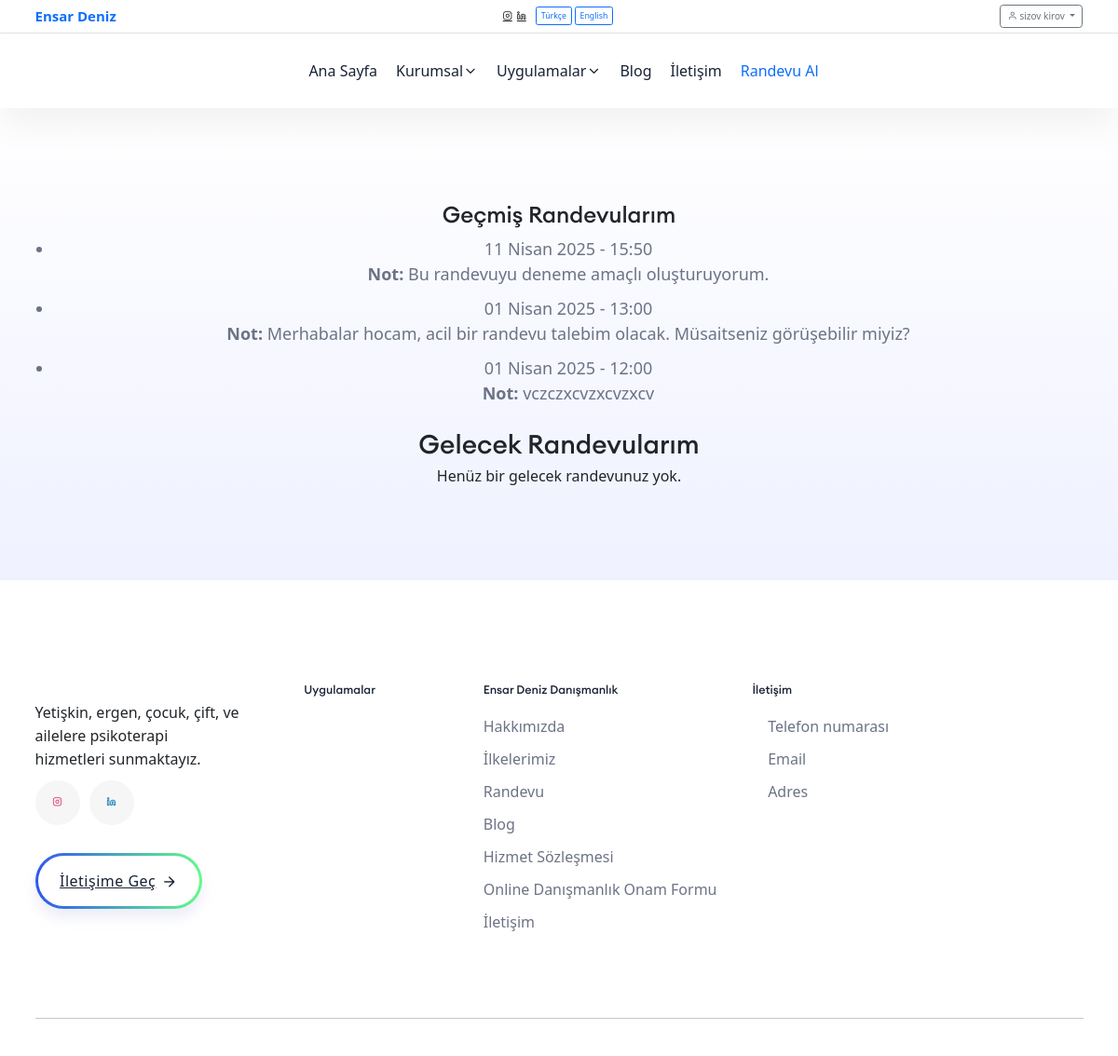
The page /kullanici/profil/ (signed in) on the database as committed earlier.
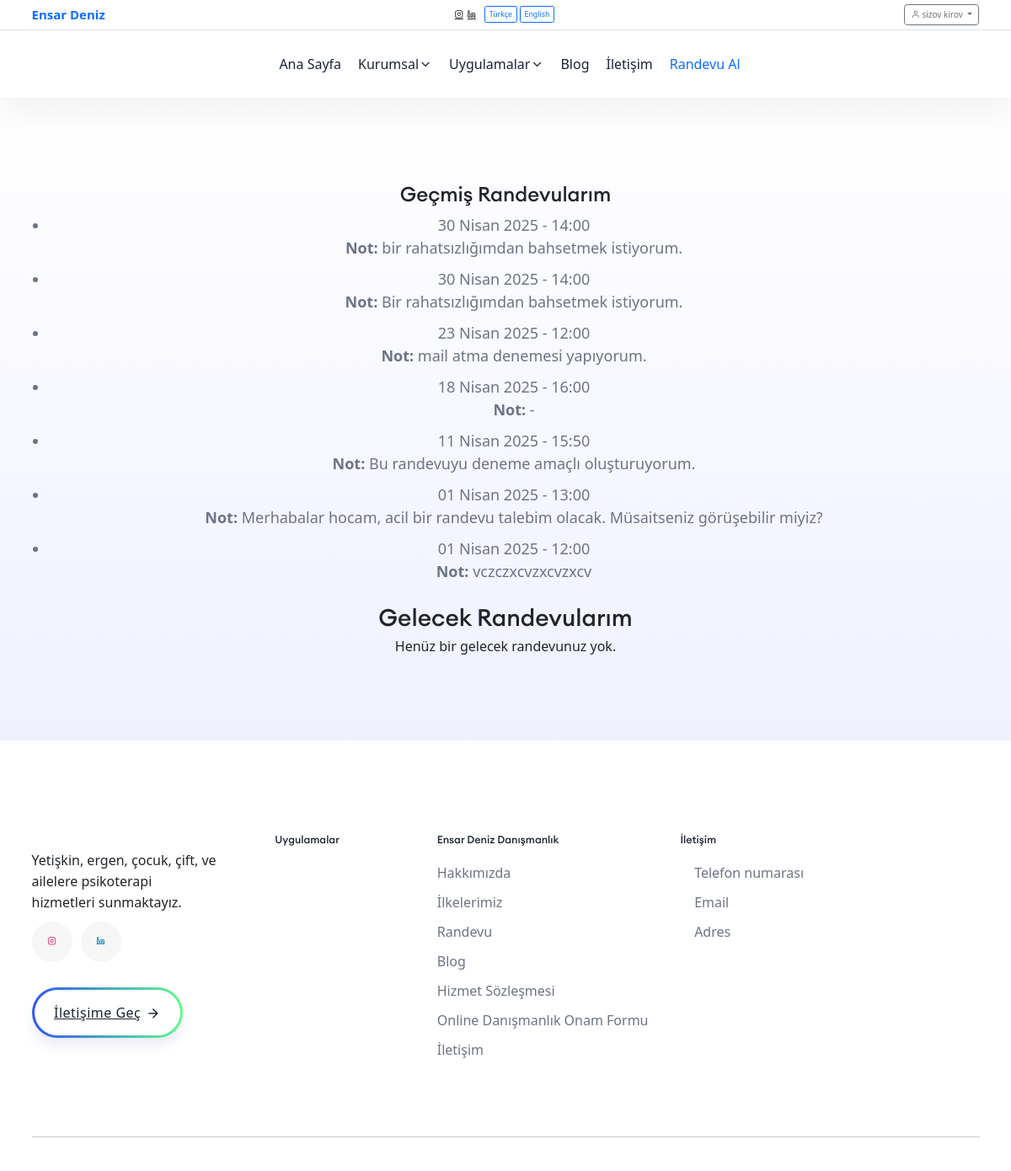
The same page on the database as committed later.
### users/models.py (models this page shows, shortened)
class CustomUser(AbstractBaseUser, PermissionsMixin):
    email = models.EmailField(_('email address'), unique=True)
    name = models.CharField(max_length=150)
    is_active = models.BooleanField(default=True)
    is_staff = models.BooleanField(default=False)
    created = models.DateTimeField(auto_now_add=True)
    updated = models.DateTimeField(auto_now=True)
    objects = CustomAccountManager()
    USERNAME_FIELD = 'email'
    REQUIRED_FIELDS = ['name']
    class Meta:
        verbose_name = "User"
        verbose_name_plural = "users"

class Appointment(models.Model):
    client = models.ForeignKey(CustomUser, on_delete=models.CASCADE, related_name="appointments")
    date = models.DateField()
    time = models.TimeField()
    notes = models.TextField(blank=True, null=True)
    created_at = models.DateTimeField(auto_now_add=True)
    is_paid = models.BooleanField(default=False)
    my_notes = models.TextField(blank=True, null=True)

### users/views.py (the view)
# urls.py: path('profil/', views.user_profile, name='profile'),
@login_required
def user_profile(request):
    user = request.user
    now = datetime.now()
    past_appointments = Appointment.objects.filter(client=user, date__lt=now.date()).order_by('-date', '-time')
    future_appointments = Appointment.objects.filter(client=user, date__gte=datetime.now().date()).order_by('date', 'time')
    return render(request, 'users/profil.html', {
        'past_appointments': past_appointments,
        'future_appointments': future_appointments
    })

### templates/users/profil.html (shortened to what this page needs)
<!DOCTYPE html>
{% load static %}
{% load i18n %}
<html lang="en">
<head>
    <link rel="stylesheet" href="{% static 'css/vendor/bootstrap.min.css' %}">
    <link rel="stylesheet" href="{% static 'css/vendor/slick.css' %}">
    <link rel="stylesheet" href="{% static 'css/vendor/slick-theme.css' %}">
    <link rel="stylesheet" href="{% static 'css/plugins/sal.css' %}">
    <link rel="stylesheet" href="{% static 'css/plugins/feather.css' %}">
    <link rel="stylesheet" href="{% static 'css/plugins/fontawesome.min.css' %}">
    <link rel="stylesheet" href="{% static 'css/plugins/euclid-circulara.css' %}">
    <link rel="stylesheet" href="{% static 'css/plugins/swiper.css' %}">
    <link rel="stylesheet" href="{% static 'css/plugins/magnify.css' %}">
    <link rel="stylesheet" href="{% static 'css/plugins/odometer.css' %}">
    <link rel="stylesheet" href="{% static 'css/plugins/animation.css' %}">
    <link rel="stylesheet" href="{% static 'css/plugins/bootstrap-select.min.css' %}">
    <link rel="stylesheet" href="{% static 'css/plugins/jquery-ui.css' %}">
    <link rel="stylesheet" href="{% static 'css/plugins/magnigy-popup.min.css' %}">
    <link rel="stylesheet" href="{% static 'css/style.css' %}">
    <link rel="stylesheet" href="https://cdn.jsdelivr.net/npm/bootstrap@5.3.0/dist/css/bootstrap.min.css">
    <link rel="stylesheet"
        href="https://cdnjs.cloudflare.com/ajax/libs/bootstrap-datepicker/1.9.0/css/bootstrap-datepicker.min.css">
    <link rel="stylesheet"
        href="https://cdnjs.cloudflare.com/ajax/libs/bootstrap-timepicker/0.5.2/css/bootstrap-timepicker.min.css">
    <link rel="stylesheet" href="https://cdn.jsdelivr.net/npm/flatpickr/dist/flatpickr.min.css">
</head>
<body>
        <div id="app">
            <header class="rbt-header rbt-header-9">
                {% include '../header.html' %}
                {% include '../navbar.html' %}
            </header>
        <div class="rbt-breadcrumb-default ptb--100 ptb_md--50 ptb_sm--30 bg-gradient-1">
            <div class="container">
                <div class="row">
                    <div class="col-lg-12">
                        <div class="breadcrumb-inner text-center">
                            <h3>Geçmiş Randevularım</h3>
                            {% if past_appointments %}
                            <ul>
                                {% for appointment in past_appointments %}
                                <li>
                                    {{ appointment.date }} - {{ appointment.time }} <br>
                                    <strong>Not:</strong> {{ appointment.notes|default:"-" }}
                                </li>
                                {% endfor %}
                            </ul>
                            {% else %}
                            <p>Henüz geçmiş randevunuz bulunmamaktadır.</p>
                            {% endif %}
                            <br>
                            <h2>Gelecek Randevularım</h2>
                            {% if future_appointments %}
                            <ul>
                                {% for appointment in future_appointments %}
                                <li>{{ appointment.date }} - {{ appointment.time }} - {{ appointment.notes }}</li>
                                {% endfor %}
                            </ul>
                            {% else %}
                            <p>Henüz bir gelecek randevunuz yok.</p>
                            {% endif %}
                        </div>
                    </div>
                </div>
            </div>
        </div>
        <div class="mt-5">
            {% include '../footer.html' %}
        </div>
    </div>
</body>
</html>

### templates/header.html (shortened to what this page needs)
{% load i18n %}
<header class="rbt-header rbt-header-9 border-bottom py-2">
    <div class="container">
        <div class="d-flex justify-content-between align-items-center flex-wrap">
            <div class="d-flex align-items-center mb-2 mb-md-0">
                <a href="{% url 'core:home' %}" class="navbar-brand fw-bold fs-4 text-primary">
                    Ensar Deniz
                </a>
            </div>
            <div class="d-flex align-items-center gap-3 mb-2 mb-md-0">
                <div class="d-flex gap-2">
                    <a href="https://www.instagram.com/psikologensardeniz" target="_blank" class="text-dark">
                        <i class="feather-instagram"></i>
                    </a>
                    <a href="https://www.linkedin.com/in/ensar-deniz-b9ba79211?utm_source=share&utm_campaign=share_via&utm_content=profile&utm_medium=android_app" target="_blank" class="text-dark">
                        <i class="feather-linkedin"></i>
                    </a>
                </div>
                <form action="{% url 'set_language' %}" method="post" class="d-flex gap-1">
                    <button type="submit" name="language" value="tr"
                        class="btn btn-sm {% if LANGUAGE_CODE == 'tr' %}btn-primary{% else %}btn-outline-primary{% endif %}">
                        Türkçe
                    </button>
                    <button type="submit" name="language" value="en"
                        class="btn btn-sm {% if LANGUAGE_CODE == 'en' %}btn-primary{% else %}btn-outline-primary{% endif %}">
                        English
                    </button>
                </form>
            </div>
            <div class="d-flex align-items-center gap-3">
                {% if user.is_authenticated %}
                    <div class="dropdown">
                        <a class="btn btn-outline-secondary dropdown-toggle" href="#" role="button" data-bs-toggle="dropdown" aria-expanded="false">
                            <i class="feather-user"></i> {{ user.name }}
                        </a>
                    </div>
                {% else %}
                    <a href="{% url 'users:login' %}" class="btn btn-outline-primary">
                        <i class="feather-user"></i> {% trans "Giriş Yap" %}
                    </a>
                {% endif %}
            </div>
        </div>
    </div>
</header>

### templates/navbar.html (shortened to what this page needs)
{% load i18n %}
<div class="rbt-header-wrapper  header-not-transparent header-sticky">
    <div class="container">
        <div class="mainbar-row rbt-navigation-end align-items-center">
            <div class="header-left rbt-header-content">
                <div class="header-info">
                </div>
            </div>
            <div class="rbt-main-navigation d-none d-xl-block">
                <nav class="mainmenu-nav">
                    <ul class="mainmenu">
                        <li class="with-megamenu has-menu-child-item position-static">
                            <a href="{% url 'core:home' %}" title="Ana Sayfa">{% trans "Ana Sayfa" %}</a>
                        </li>
                        <li class="has-dropdown has-menu-child-item">
                            <a href="#" title="Kurumsal">{% trans "Kurumsal" %}
                                <i class="feather-chevron-down"></i>
                            </a>
                        </li>
                        <li class="has-dropdown has-menu-child-item">
                            <a href="{% url 'core:home' %}#uygulamalar" title="Uygulamalar">{% trans "Uygulamalar" %}
                                <i class="feather-chevron-down"></i>
                            </a>
                        </li>
                        <li class="with-megamenu has-menu-child-item position-static">
                            <a href="{% url 'core:blog' %}" title="{% trans 'Blog' %}">{% trans "Blog" %}</a>
                        </li>
                        <li class="with-megamenu has-menu-child-item position-static">
                            <a href="{% url 'core:iletisim' %}" title="{% trans 'İletişim' %}">{% trans "İletişim" %}</a>
                        </li>
                        <li class="with-megamenu has-menu-child-item position-static">
                            <a href="{% url 'users:randevu_olustur' %}" class="text-primary" title="{% trans 'Randevu Al' %}">{% trans "Randevu Al" %}</a>
                        </li>
                    </ul>
                </nav>
            </div>
        </div>
    </div>
</div>

### templates/mobile-section.html (shortened to what this page needs)
{% load i18n %}
{% load static %}

### templates/footer.html (shortened to what this page needs)
{% load i18n %}
<footer class="rbt-footer footer-style-1 bg-color-white overflow-hidden">
    <div class="footer-top">
        <div class="container">
            <div class="row g-5">
                <div class="col-lg-3 col-md-6 col-sm-6 col-12">
                    <div class="footer-widget">
                        <p class="description mt--20">{% blocktrans %}Yetişkin, ergen, çocuk, çift, ve ailelere psikoterapi hizmetleri sunmaktayız.{% endblocktrans %}
                        </p>
                        <ul class="social-icon social-default justify-content-start">
                            <li>
                                <a href="https://www.instagram.com/psikologensardeniz" target="_blank"
                                    title="Instagram Adresim">
                                    <i class="feather-instagram"></i>
                                </a>
                            </li>
                            <li>
                                <a href="https://www.linkedin.com/in/ensar-deniz-b9ba79211?utm_source=share&utm_campaign=share_via&utm_content=profile&utm_medium=android_app" target="_blank"
                                    title="LinkedIn Adresim">
                                    <i class="feather-linkedin"></i>
                                </a>
                            </li>
                        </ul>
                        <div class="contact-btn mt--30">
                            <a class="rbt-btn hover-icon-reverse btn-border-gradient radius-round" href="{% url 'core:iletisim' %}"
                                title="İletişim">
                                <div class="icon-reverse-wrapper">
                                    <span class="btn-text">{% trans "İletişime Geç" %}</span>
                                    <span class="btn-icon"><i class="feather-arrow-right"></i></span>
                                </div>
                            </a>
                        </div>
                    </div>
                </div>
                <div class="col-lg-2 col-md-6 col-sm-6 col-12">
                    <div class="footer-widget">
                        <h5 class="ft-title">{% trans "Uygulamalar" %}</h5>
                    </div>
                </div>
                <div class="col-lg-3 col-md-6 col-sm-6 col-12">
                    <div class="footer-widget">
                        <h5 class="ft-title">Ensar Deniz Danışmanlık</h5>
                        <ul class="ft-link">
                            <li>
                                <a href="{% url 'core:hakkimizda' %}" title="Hakkımızda">{% trans "Hakkımızda" %}</a>
                            </li>
                            <li>
                                <a href="{% url 'core:ilkelerimiz' %}" title="İlkelerimiz">{% trans "İlkelerimiz" %}</a>
                            </li>
                            <li>
                                <a href="{% url 'users:randevu_olustur' %}" title="Randevu">{% trans "Randevu" %}</a>
                            </li>
                            <li>
                                <a href="{% url 'core:blog' %}" title="Blog">{% trans "Blog" %}</a>
                            </li>
                            <li><a href="/static/hizmet-sozlesmesi.pdf" title="Hizmet Sözleşmesi" target="_blank">{% trans "Hizmet Sözleşmesi" %}</a></li>
                            <li><a href="/static/online-danismanlik-onam-formu.pdf" title="Online Danışmanlık Onam Formu"
                                    target="_blank">{% trans "Online Danışmanlık Onam Formu" %}</a></li>
                            <li>
                                <a href="{% url 'core:iletisim' %}" title="İletişim">{% trans "İletişim" %}</a>
                            </li>
                        </ul>
                    </div>
                </div>
                <div class="col-lg-4 col-md-6 col-sm-6 col-12">
                    <div class="footer-widget">
                        <h5 class="ft-title">{% trans "İletişim" %}</h5>
                        <ul class="ft-link">
                            <li><span><i class="fa fa-phone"></i></span> <a href="tel:0850 308 21 53"
                                    title="Telefon Numaramız">Telefon numarası</a></li>
                            <li><span><i class="fa fa-envelope"></i></span> <a
                                    href="mailto:info@psikosaglikdanismanlik.co"
                                    title="Email Adresimiz">Email</a></li>
                            <li><a title="Adresimiz"><span><i class="fa fa-map"></i></span>
                                    Adres</a></li>
                        </ul>
                    </div>
                </div>
            </div>
        </div>
    </div>
    <div class="rbt-separator-mid">
        <div class="container">
            <hr class="rbt-separator m-0">
        </div>
    </div>
    <div class="copyright-area copyright-style-1 ptb--20">
    </div>
</footer>

Rows that differ between the two databases and show on the page:
added Appointment: date "30 Nisan 2025", time "14:00", notes "bir rahatsızlığımdan bahsetmek istiyorum."
added Appointment: date "30 Nisan 2025", time "14:00", notes "Bir rahatsızlığımdan bahsetmek istiyorum."
added Appointment: date "23 Nisan 2025", time "12:00", notes "mail atma denemesi yapıyorum."
added Appointment: date "18 Nisan 2025", time "16:00", notes "-"
